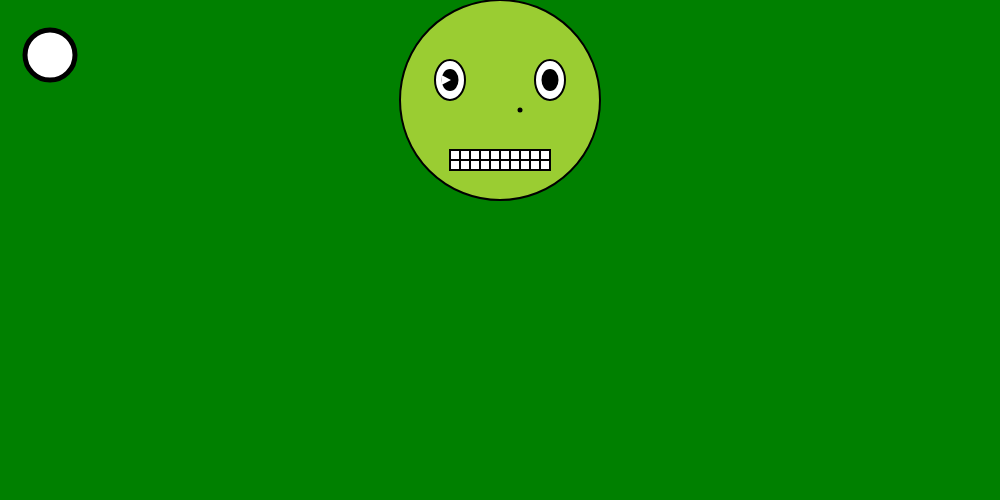
Frame 1 (no input)
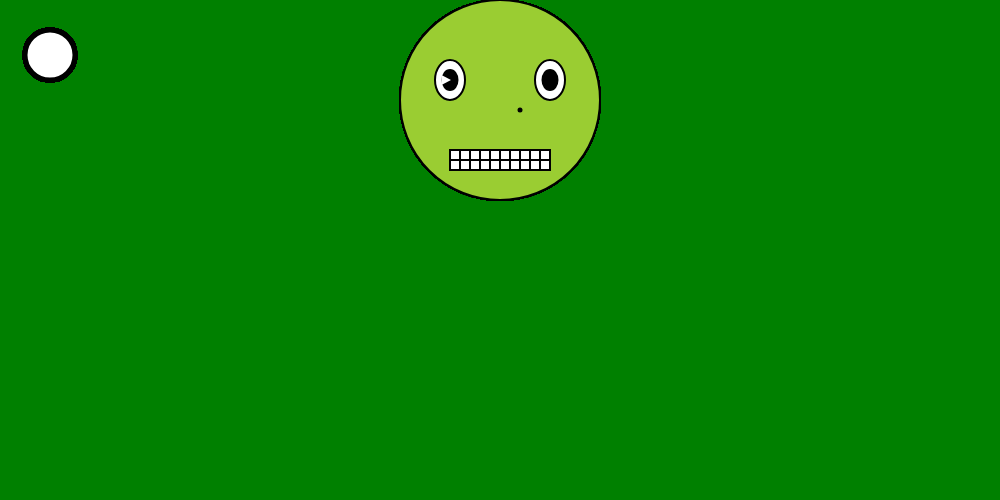
Frame 60 (no input)
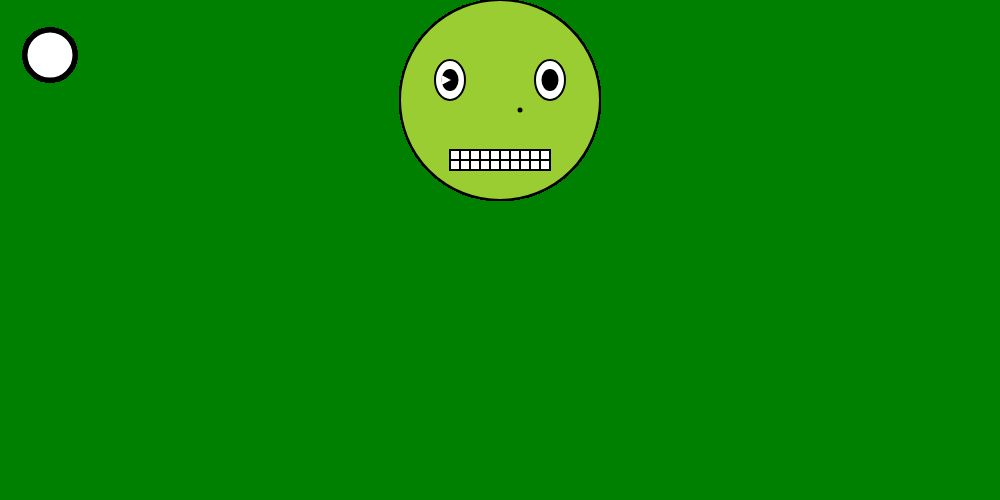
Frame 120 (the mouse pressed at the canvas centre since frame 60)

The p5.js sketch that drew these frames (run headless with seeded random() and noise() and a simulated clock; from frame 60 on, the mouse is pressed at the canvas centre):

// p5.js sketch
// ── sketch.js
var bgColor = "green";
var fSize = 200;

//var posX = width/2;
//var posY = height/2; This won't work because p5 hasn't loaded at this point

var posX = 0;
var posY = 0;

function setup(){
    createCanvas(1000,500);   
    background(125);
    background(103,23,150);
    background("#333333");
    background("cyan");
    
    background(bgColor);
    
    posX = width/2;
    posY = 100;
       
}

function draw(){
    strokeWeight(2);
    //face
    fill("yellowgreen");
    ellipse(posX,posY,fSize,fSize);//x,y,width,height
    
    
    //mouth
    fill(255);
    rect(posX - 50,posY + 50, 100, 20);
    
    //eyes
    fill(255);
    ellipse(posX - 50,posY - 20,30,40);
    ellipse(posX + 50, posY - 20,30,40);
    
    //pupils
    fill(0);
    ellipse(posX - 50,posY -20,15,20);
   
    ellipse(posX + 50, posY -20,15,20);
    fill(255);
    strokeWeight(0);
    triangle(posX - 58.5, posY - 15, posX -49, posY - 20, posX - 58.5, posY - 25);
    
    //mouthline
    strokeWeight(2);
    line(posX - 50, posY + 60, posX + 50, posY + 60);
    
    
    //teeth
    line(posX - 40, posY + 50, posX - 40, posY + 70);
    line(posX - 30, posY + 50, posX - 30, posY + 70);
    line(posX - 20, posY + 50, posX - 20, posY + 70);
    line(posX - 10, posY + 50, posX - 10, posY + 70);
    line(posX, posY + 50, posX, posY + 70);
    line(posX + 10, posY + 50, posX + 10, posY + 70);
    line(posX + 20, posY + 50, posX + 20, posY + 70);
    line(posX + 30, posY + 50, posX + 30, posY + 70);
    line(posX + 40, posY + 50, posX + 40, posY + 70);
    
    
    //mole
    strokeWeight(5);
    point(posX + 20,posY + 10);
    
    arc(50,55,50,50,0,TWO_PI);
    
}
